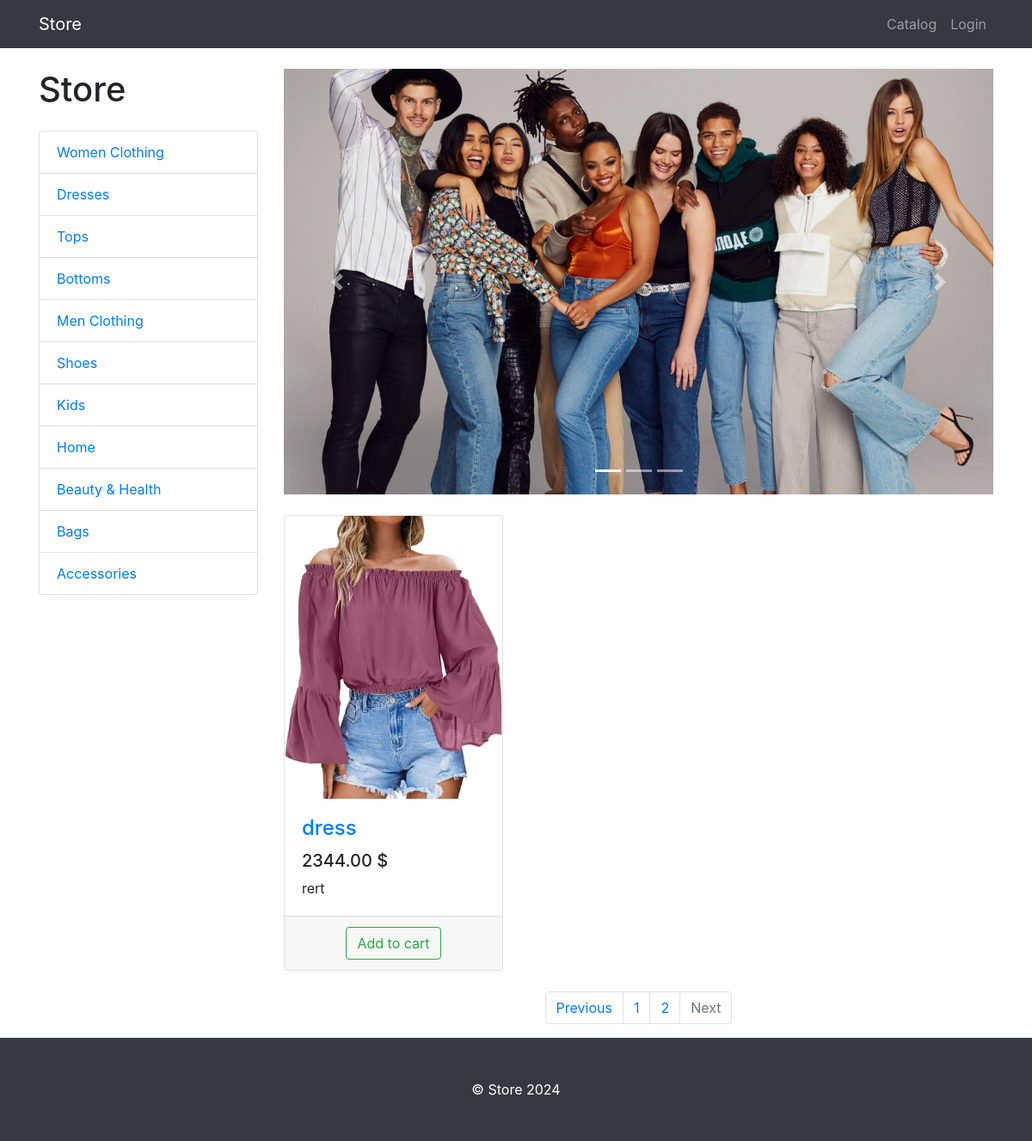
The app's page /products/page/2/ with its own data.
### products/models.py (models this page shows, shortened)
class ProductCategory(models.Model):
    name = models.CharField(max_length=128)
    description = models.TextField(null=True, blank=True)
    class Meta:
        verbose_name = 'category'
        verbose_name_plural = 'categories'

class Product(models.Model):
    name = models.CharField(max_length=128)
    description = models.TextField()
    price = models.DecimalField(max_digits=6, decimal_places=2)
    quantity = models.PositiveIntegerField(default=0)
    image = models.ImageField(upload_to='products_images')
    category = models.ForeignKey(ProductCategory, on_delete=models.CASCADE)
    class Meta:
        verbose_name = 'product'
        verbose_name_plural = 'products'

### products/views.py (the view)
# urls.py: path('', products, name='index'),
def products(request, category_id=None, page_number=1):
    products = Product.objects.filter(category_id=category_id) if category_id else Product.objects.all()
    per_page = 8
    paginator = Paginator(products, per_page)
    products_paginator = paginator.page(page_number)
    context = {
        'title': 'Store - Catalog',
        'categories': ProductCategory.objects.all(),
        'products': products_paginator,
    }
    return render(request, 'products/products.html', context)

### products/templates/products/products.html (shortened to what this page needs)
{% extends 'products/base.html' %}
{% load static %}
{% block css %}
    <link href="{% static 'vendor/css/products.css' %}" rel="stylesheet">
{% endblock %}
{% block content %}
    <div class="container">
    <div class="row">
        <div class="col-lg-3">
            <h1 class="my-4">Store</h1>
            <div class="list-group">
                {% for category in categories %}
                    <a href="{% url 'products:category' category.id %}" class="list-group-item">{{ category.name }}</a>
                {% endfor %}
            </div>
        </div>
        <div class="col-lg-9">
            <div id="carouselExampleIndicators" class="carousel slide my-4" data-ride="carousel">
                <ol class="carousel-indicators">
                    <li data-target="#carouselExampleIndicators" data-slide-to="0" class="active"></li>
                    <li data-target="#carouselExampleIndicators" data-slide-to="1"></li>
                    <li data-target="#carouselExampleIndicators" data-slide-to="2"></li>
                </ol>
                <div class="carousel-inner" role="listbox">
                    <div class="carousel-item active">
                        <img class="d-block img-fluid" src="{% static 'vendor/img/slides/slide-1.jpg' %}" alt="First slide">
                    </div>
                </div>
                <a class="carousel-control-prev" href="#carouselExampleIndicators" role="button" data-slide="prev">
                    <span class="carousel-control-prev-icon" aria-hidden="true"></span>
                </a>
                <a class="carousel-control-next" href="#carouselExampleIndicators" role="button" data-slide="next">
                    <span class="carousel-control-next-icon" aria-hidden="true"></span>
                </a>
            </div>
            <div class="row">
                {% for product in products %}
                    <div class="col-lg-4 col-md-6 mb-4">
                    <div class="card h-100">
                        <a href="#">
                            <img class="card-img-top"
                                 src="{{ product.image.url }}"
                                 alt="">
                        </a>
                        <div class="card-body">
                            <h4 class="card-title">
                                <a href="#">{{ product.name }}</a>
                            </h4>
                            <h5>{{ product.price }} $</h5>
                            <p class="card-text">{{ product.description }}</p>
                        </div>
                        <div class="card-footer text-center">
                            <a class="btn btn-outline-success"
                               href="{% url 'products:basket_add' product.id %}">
                                Add to cart
                            </a>
                        </div>
                    </div>
                </div>
                {% endfor %}
            </div>
            <nav aria-label="Page navigation example">
                <ul class="pagination justify-content-center">
                    <li class="page-item {% if not products.has_previous %} disabled {% endif %}">
                        <a class="page-link"
                           href="{% if products.has_previous %} {% url 'products:paginator' products.previous_page_number %} {% else %} # {% endif %}"
                           tabindex="-1" aria-disabled="true">Previous</a>
                    </li>
                    {%  for page in products.paginator.page_range %}
                        <li class="page-item"><a class="page-link" href="{% url 'products:paginator' page %}">{{ page }}</a></li>
                    {% endfor %}
                    <li class="page-item {% if not products.has_next %} disabled {% endif %}">
                        <a class="page-link"
                           href="{% if products.has_next %} {% url 'products:paginator' products.next_page_number %} {% else %} # {% endif %}">Next</a>
                    </li>
                </ul>
            </nav>
        </div>
    </div>
</div>
{% endblock %}
{% block footer %}
    <footer class="py-5 bg-dark">
    <div class="container">
        <p class="m-0 text-center text-white">&copy; Store 2024</p>
    </div>
</footer>
{% endblock %}

### records on screen
ProductCategory: name "Women Clothing"
ProductCategory: name "Dresses"
ProductCategory: name "Tops"
ProductCategory: name "Bottoms"
ProductCategory: name "Men Clothing"
ProductCategory: name "Shoes"
ProductCategory: name "Kids"
ProductCategory: name "Home"
ProductCategory: name "Beauty & Health"
ProductCategory: name "Bags"
ProductCategory: name "Accessories"
Product: image (picture), name "dress", price "2344.00", description "rert"

### other values on screen
{{ page }} "1" "2"
